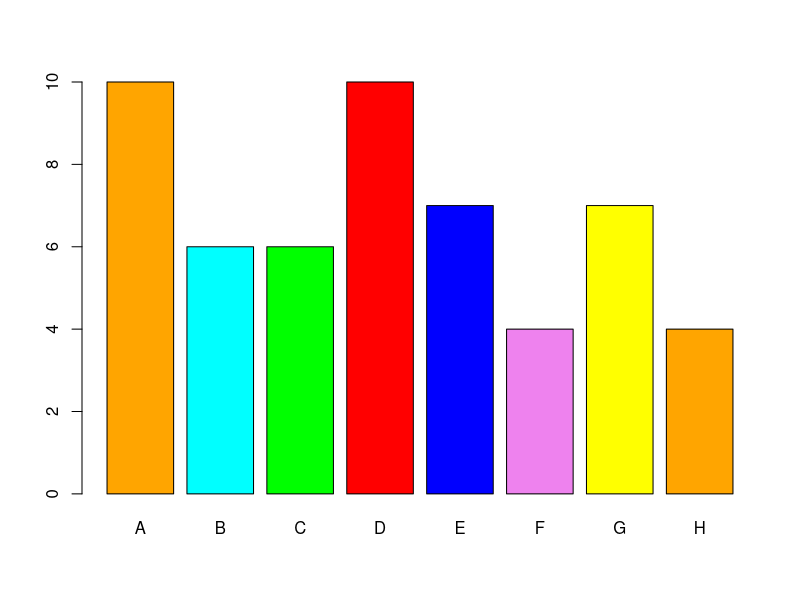
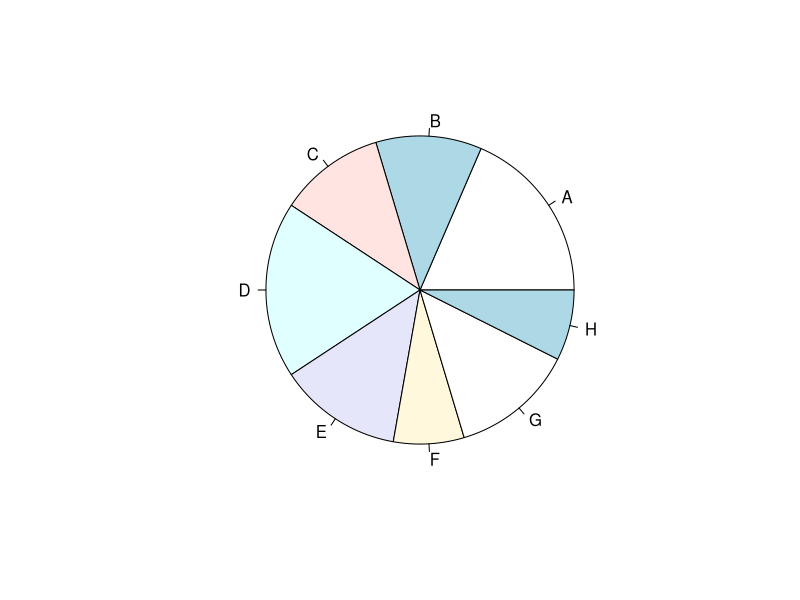
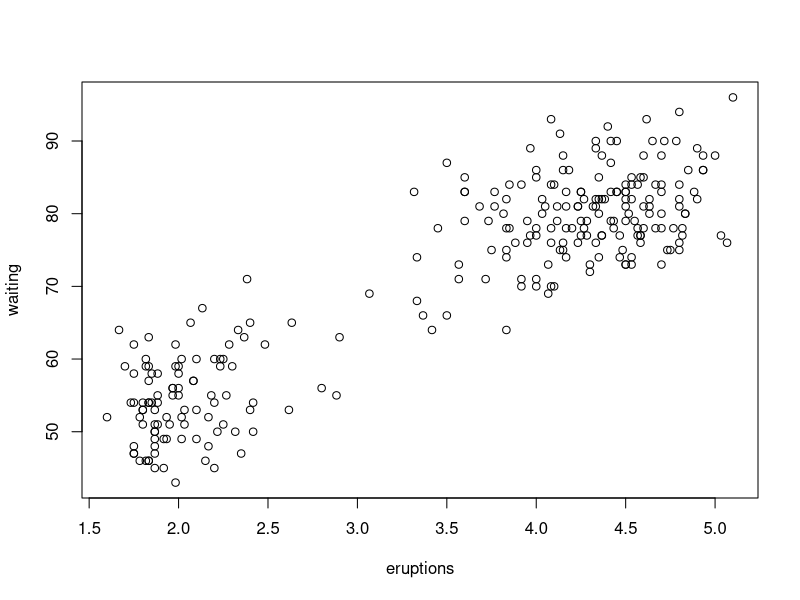
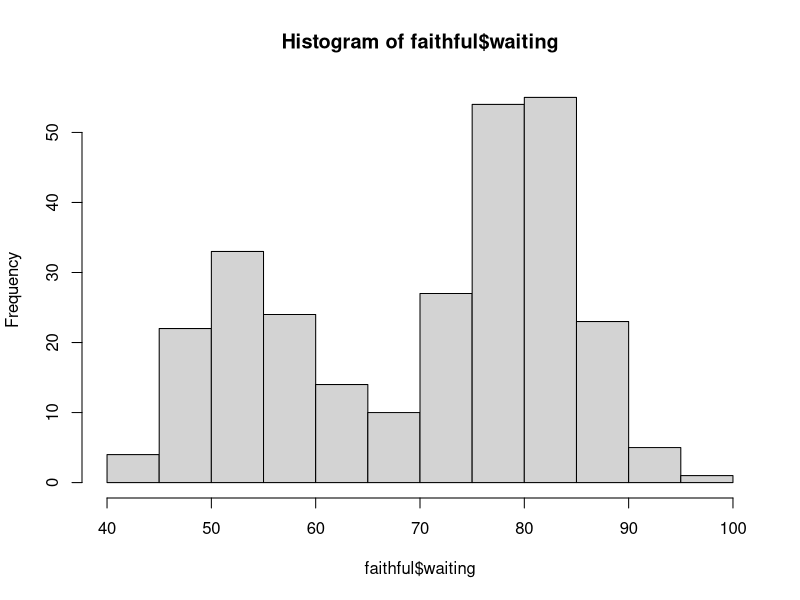
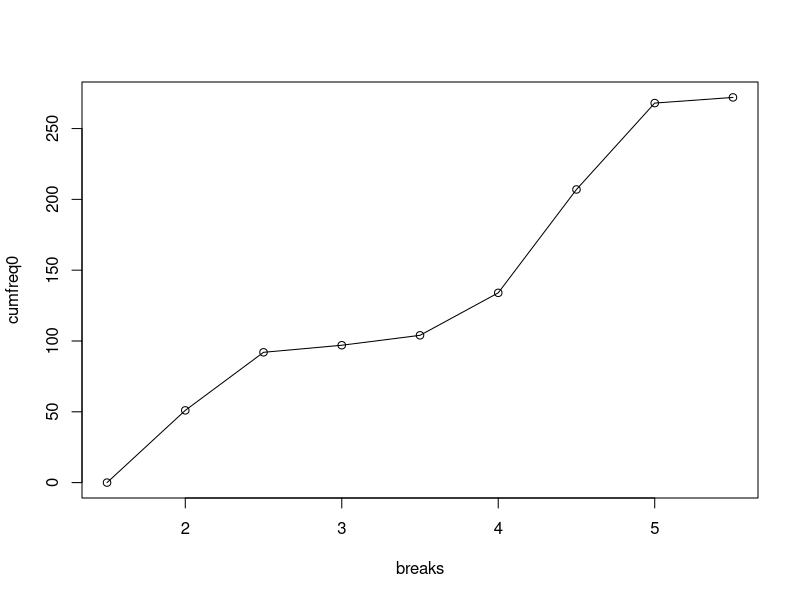

Generate these figures, in order, with R:
library(MASS)
school<- painters$School
school.freq<-table(school)
school.freq
cbind(school.freq)
str(painters)
class(school)
mode(school)
summary(school)

cbind(table(painters$Composition))

school.relfreq <- school.freq/nrow(painters)
school.relfreq
nrow(painters)
nrow(school)

getOption("digits")
options(digits = 1)

barplot(school.freq, col=c("orange","cyan","green","red","blue","violet","yellow"))
pie(school.relfreq)
school.relfreq
tapply(painters$Composition,painters$School,mean)

mean(painters$Composition[which(painters$School=="C")])

painters$Composition[(painters$School=="C")]

head(faithful)
summary(faithful)
plot(faithful)
breaks=seq(1.5,5.5,by=0.5)
breaks
options(digits=2)

cbind(table(cut(faithful$eruptions,breaks,right=F)))

hist(faithful$waiting)      
cumfreq0=c(0,(cumsum(table(cut(faithful$eruptions,seq(1.5,5.5,by=0.5),right=F)))))
cumfreq0
plot(breaks,cumfreq0)
lines(breaks,cumfreq0)


